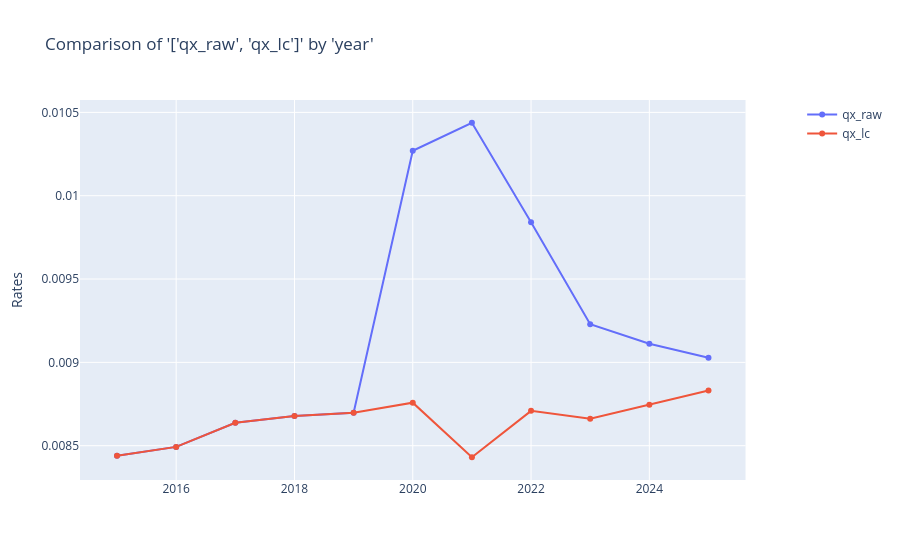

Notebook code for this chart:
### Markdown cell above
### Chart

### Code cell
charters.compare_rates(
    excess_grouped,
    x_axis="year",
    rates=["qx_raw", "qx_lc"],
    weights=["population"],
)

### Figure 1 — Plotly figure (JSON) as saved in the notebook; plotly's stock layout.template omitted (floating-point values rounded to 4 significant figures)
{"data": [{"mode": "lines+markers", "name": "qx_raw", "type": "scatter", "x": [2015, 2016, 2017, 2018, 2019, 2020, 2021, 2022, 2023, 2024, 2025], "xaxis": "x", "y": [0.00844, 0.008493, 0.008638, 0.008678, 0.008697, 0.01027, 0.01044, 0.009841, 0.009229, 0.009112, 0.009028], "yaxis": "y"}, {"mode": "lines+markers", "name": "qx_lc", "type": "scatter", "x": [2015, 2016, 2017, 2018, 2019, 2020, 2021, 2022, 2023, 2024, 2025], "xaxis": "x", "y": [0.00844, 0.008493, 0.008638, 0.008678, 0.008697, 0.008758, 0.008431, 0.008709, 0.008662, 0.008746, 0.008831], "yaxis": "y"}], "layout": {"title": {"text": "Comparison of '['qx_raw', 'qx_lc']' by 'year'"}, "xaxis": {"anchor": "y", "domain": [0, 0.94]}, "yaxis": {"anchor": "x", "domain": [0, 1], "title": {"text": "Rates"}, "type": "-"}, "yaxis2": {"anchor": "x", "overlaying": "y", "side": "right"}}}
